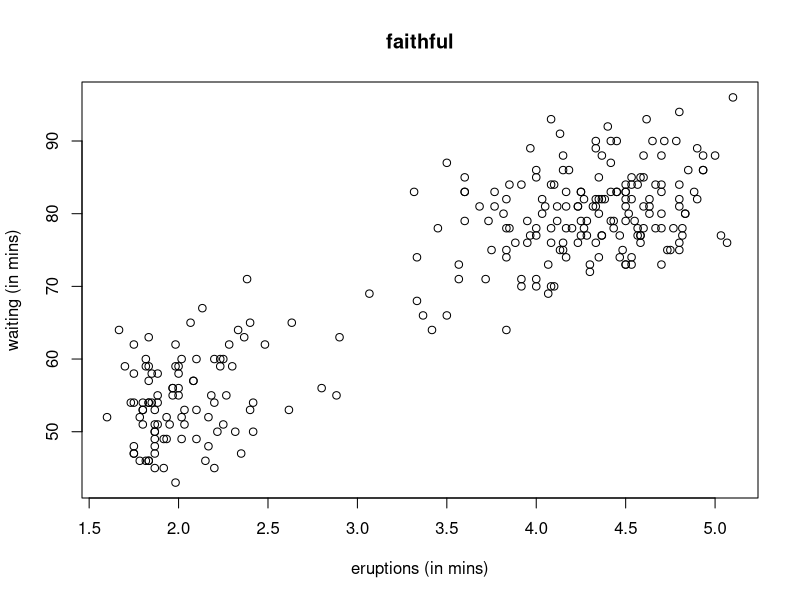
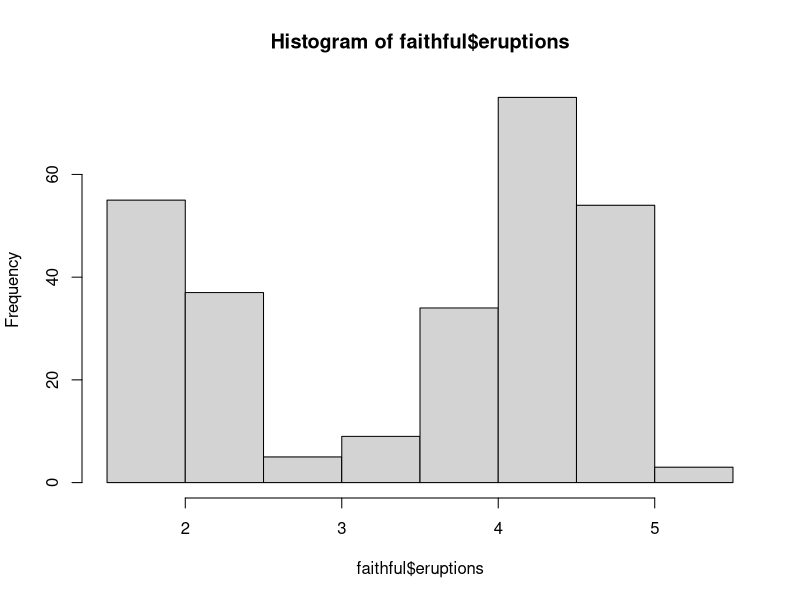
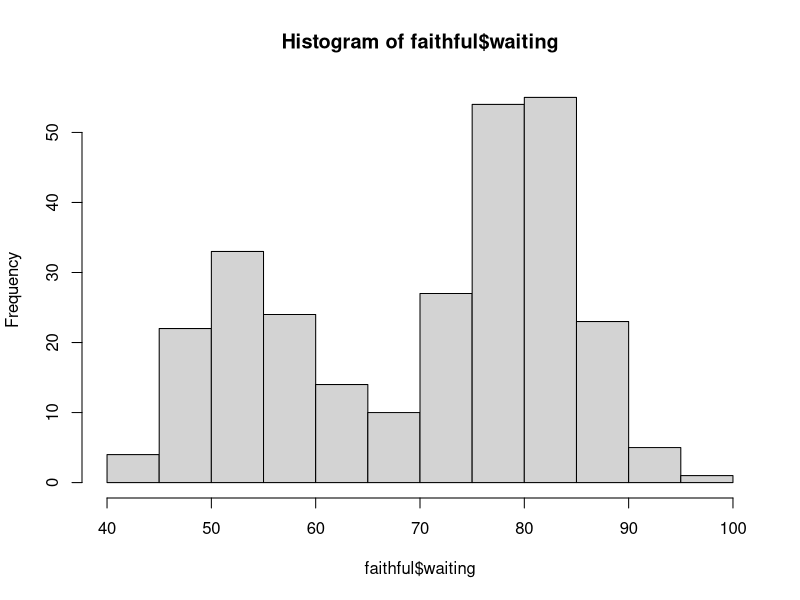

Write the R code that produced these figures, in order.
## ---- chunk 1
knitr::opts_chunk$set(echo = TRUE)
## ---- chunk 2
head(faithful)
## ---- chunk 3
summary(faithful)
## ---- chunk 4
plot(faithful,xlab = "eruptions (in mins)",
     ylab = "waiting (in mins)",
     main = "faithful")
## ---- chunk 5
hist(faithful$eruptions)
## ---- chunk 6
hist(faithful$waiting)
